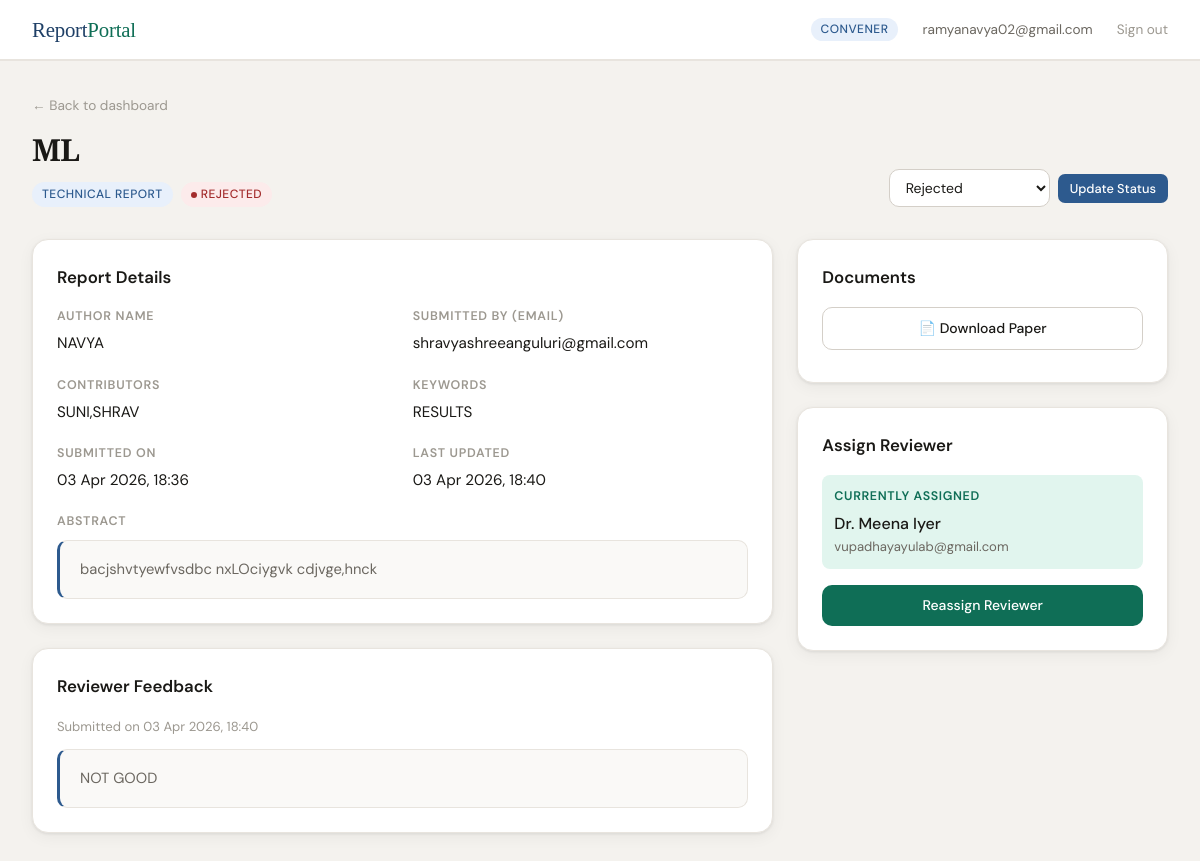
The page /convener/report/2/ (signed in) on the database its author committed.
### accounts/models.py (models this page shows, shortened)
class User(AbstractBaseUser, PermissionsMixin):
    ROLE_CHOICES = [
        ('author', 'Author'),
        ('convener', 'Convener'),
        ('reviewer', 'Reviewer'),
    ]
    email = models.EmailField(unique=True)
    full_name = models.CharField(max_length=200, blank=True)
    role = models.CharField(max_length=20, choices=ROLE_CHOICES, default='author')
    is_active = models.BooleanField(default=True)
    is_staff = models.BooleanField(default=False)
    date_joined = models.DateTimeField(auto_now_add=True)
    otp = models.CharField(max_length=6, blank=True, null=True)
    otp_created_at = models.DateTimeField(blank=True, null=True)
    objects = UserManager()
    USERNAME_FIELD = 'email'
    REQUIRED_FIELDS = []
    class Meta:
        verbose_name = 'User'

### reports/models.py (models this page shows, shortened)
class Report(models.Model):
    REPORT_TYPE_CHOICES = [
        ('technical', 'Technical Report'),
        ('verification', 'Verification Report'),
        ('research', 'Research Report'),
    ]
    STATUS_CHOICES = [
        ('submitted', 'Submitted'),
        ('under_review', 'Under Review'),
        ('revision_required', 'Revision Required'),
        ('accepted', 'Accepted'),
        ('rejected', 'Rejected'),
    ]
    author = models.ForeignKey(User, on_delete=models.CASCADE, related_name='reports')
    report_type = models.CharField(max_length=30, choices=REPORT_TYPE_CHOICES)
    title = models.CharField(max_length=300)
    author_name = models.CharField(max_length=200)
    contributors = models.TextField(blank=True, help_text='Comma-separated contributor names')
    abstract = models.TextField()
    keywords = models.CharField(max_length=500)
    plagiarism_doc = models.FileField(upload_to='plagiarism/', null=True, blank=True)
    paper_doc = models.FileField(upload_to='papers/')
    status = models.CharField(max_length=30, choices=STATUS_CHOICES, default='submitted')
    submitted_at = models.DateTimeField(auto_now_add=True)
    updated_at = models.DateTimeField(auto_now=True)
    convener_notes = models.TextField(blank=True)
    assigned_reviewer = models.ForeignKey(
        User, on_delete=models.SET_NULL, null=True, blank=True,
        related_name='assigned_reports'
    )
    reviewer_feedback = models.TextField(blank=True)
    reviewed_at = models.DateTimeField(null=True, blank=True)
    class Meta:
        ordering = ['-submitted_at']

### reports/views.py (the view)
        def wrapper(request, *args, **kwargs):
            if not request.user.is_authenticated:
                return redirect('login')
            if request.user.role not in roles:
                messages.error(request, 'Access denied.')
                return redirect('dashboard')
            return view_func(request, *args, **kwargs)

### reports/views.py (called while the page is built)
def role_required(*roles):
    def decorator(view_func):
        def wrapper(request, *args, **kwargs):
            if not request.user.is_authenticated:
                return redirect('login')
            if request.user.role not in roles:
                messages.error(request, 'Access denied.')
                return redirect('dashboard')
            return view_func(request, *args, **kwargs)
        return wrapper
    return decorator

@login_required
@role_required('convener')
def report_detail_convener(request, report_id):
    report = get_object_or_404(Report, id=report_id)
    reviewers = User.objects.filter(role='reviewer')
    return render(request, 'reports/report_detail_convener.html', {
        'report': report,
        'reviewers': reviewers,
    })

### templates/reports/report_detail_convener.html (shortened to what this page needs)
{% extends 'base.html' %}
{% block content %}
<div class="page-header" style="display:flex;justify-content:space-between;align-items:flex-end;flex-wrap:wrap;gap:1rem;">
  <div>
    <a href="{% url 'convener_dashboard' %}" style="font-size:0.85rem;color:var(--text3);">← Back to dashboard</a>
    <h1 style="margin-top:0.5rem;">{{ report.title }}</h1>
    <div style="display:flex;gap:8px;margin-top:0.5rem;align-items:center;">
      <span class="badge badge-blue">{{ report.get_report_type_display }}</span>
      {% if report.status == 'submitted' %}<span class="badge badge-blue"><span class="badge-dot"></span>Submitted</span>
      {% elif report.status == 'under_review' %}<span class="badge badge-amber"><span class="badge-dot"></span>Under Review</span>
      {% elif report.status == 'accepted' %}<span class="badge badge-green"><span class="badge-dot"></span>Accepted</span>
      {% elif report.status == 'revision_required' %}<span class="badge badge-coral"><span class="badge-dot"></span>Revision Needed</span>
      {% elif report.status == 'rejected' %}<span class="badge badge-red"><span class="badge-dot"></span>Rejected</span>
      {% endif %}
    </div>
  </div>
  <form method="post" action="{% url 'update_status' report.id %}" style="display:flex;gap:8px;align-items:center;">
    <select name="status" style="width:auto;padding:8px 12px;font-size:0.875rem;">
      <option value="rejected" {% if report.status == 'rejected' %}selected{% endif %}>Rejected</option>
    </select>
    <button type="submit" class="btn btn-primary btn-sm">Update Status</button>
  </form>
</div>
<div style="display:grid;grid-template-columns:2fr 1fr;gap:1.5rem;align-items:start;">
  <div>
    <div class="card" style="margin-bottom:1.5rem;">
      <div class="card-title">Report Details</div>
      <div class="detail-grid" style="margin-bottom:1.25rem;">
        <div class="detail-item"><label>Author Name</label><p>{{ report.author_name }}</p></div>
        <div class="detail-item"><label>Submitted By (Email)</label><p>{{ report.author.email }}</p></div>
        <div class="detail-item"><label>Contributors</label><p>{{ report.contributors|default:"—" }}</p></div>
        <div class="detail-item"><label>Keywords</label><p>{{ report.keywords }}</p></div>
        <div class="detail-item"><label>Submitted On</label><p>{{ report.submitted_at|date:"d M Y, H:i" }}</p></div>
        <div class="detail-item"><label>Last Updated</label><p>{{ report.updated_at|date:"d M Y, H:i" }}</p></div>
      </div>
      <div>
        <label style="font-size:0.78rem;font-weight:600;color:var(--text3);text-transform:uppercase;letter-spacing:0.06em;">Abstract</label>
        <div class="abstract-box">{{ report.abstract }}</div>
      </div>
    </div>
    {% if report.reviewer_feedback %}
    <div class="card" style="margin-bottom:1.5rem;">
      <div class="card-title">Reviewer Feedback</div>
      {% if report.reviewed_at %}<p style="font-size:0.82rem;color:var(--text3);margin-bottom:0.75rem;">Submitted on {{ report.reviewed_at|date:"d M Y, H:i" }}</p>{% endif %}
      <div class="abstract-box">{{ report.reviewer_feedback }}</div>
    </div>
    {% endif %}
  </div>
  <div>
    <div class="card" style="margin-bottom:1.5rem;">
      <div class="card-title">Documents</div>
      {% if report.paper_doc %}
      <a href="{{ report.paper_doc.url }}" target="_blank" class="btn btn-outline" style="width:100%;margin-bottom:8px;justify-content:center;">📄 Download Paper</a>
      {% endif %}
    </div>
    <div class="card">
      <div class="card-title">Assign Reviewer</div>
      {% if report.assigned_reviewer %}
      <div style="background:var(--teal-light,#e1f5ee);border-radius:8px;padding:12px;margin-bottom:1rem;">
        <div style="font-size:0.78rem;color:var(--teal);text-transform:uppercase;letter-spacing:0.05em;font-weight:600;">Currently Assigned</div>
        <div style="font-weight:500;margin-top:4px;">{{ report.assigned_reviewer.full_name|default:report.assigned_reviewer.email }}</div>
        <div style="font-size:0.82rem;color:var(--text2);">{{ report.assigned_reviewer.email }}</div>
      </div>
      {% endif %}
      <a href="{% url 'assign_reviewer' report.id %}" class="btn btn-teal" style="width:100%;justify-content:center;">
        {% if report.assigned_reviewer %}Reassign Reviewer{% else %}Assign Reviewer{% endif %}
      </a>
    </div>
  </div>
</div>
{% endblock %}

### templates/base.html (shortened to what this page needs)
<!DOCTYPE html>
<html lang="en">
<head>
</head>
<body>
{% if user.is_authenticated %}
<nav class="nav">
  <div class="nav-brand">Report<span>Portal</span></div>
  <div class="nav-right">
    <span class="nav-role">{{ user.role }}</span>
    <span class="nav-user">{{ user.full_name|default:user.email }}</span>
    <a href="{% url 'logout' %}" class="nav-logout">Sign out</a>
  </div>
</nav>
{% endif %}
<div class="page">
  {% block content %}{% endblock %}
</div>
</body>
</html>

### templates/base.html (style rules this page uses)
:root { --bg: #f4f2ee; --surface: #ffffff; --surface2: #faf9f7; --border: #e8e4de; --border2: #d4cfc8; --text: #1a1916; --text2: #6b6760; --text3: #9c9890; --accent: #2d5a8e; --accent-light: #e8f0fb; --accent-dark: #1e3f66; --teal: #0f6e56; --teal-light: #e1f5ee; --amber: #ba7517; --amber-light: #faeeda; --red: #a32d2d; --red-light: #fcebeb; --green: #3b6d11; --green-light: #eaf3de; --coral: #993c1d; --coral-light: #faece7; --radius: 10px; --radius-lg: 16px; --shadow: 0 1px 3px rgba(0,0,0,0.08), 0 4px 16px rgba(0,0,0,0.05); --shadow-lg: 0 8px 32px rgba(0,0,0,0.1); }
*, *::before, *::after { box-sizing: border-box; margin: 0; padding: 0; }
body { font-family: 'DM Sans', sans-serif; background: var(--bg); color: var(--text); line-height: 1.6; min-height: 100vh; }
a { color: var(--accent); text-decoration: none; }
.nav { background: var(--surface); border-bottom: 1px solid var(--border); padding: 0 2rem; display: flex; align-items: center; justify-content: space-between; height: 60px; position: sticky; top: 0; z-index: 100; box-shadow: 0 1px 0 var(--border); }
.nav-brand { font-family: 'Playfair Display', serif; font-size: 1.3rem; color: var(--accent-dark); letter-spacing: -0.01em; }
.nav-brand span { color: var(--teal); }
.nav-right { display: flex; align-items: center; gap: 1.5rem; }
.nav-user { font-size: 0.85rem; color: var(--text2); }
.nav-role { background: var(--accent-light); color: var(--accent); font-size: 0.75rem; font-weight: 500; padding: 2px 10px; border-radius: 20px; text-transform: uppercase; letter-spacing: 0.04em; }
.nav-logout { font-size: 0.85rem; color: var(--text3); transition: color 0.2s; }
.page { max-width: 1200px; margin: 0 auto; padding: 2rem; }
.page-header { margin-bottom: 2rem; }
.page-header h1 { font-family: 'Playfair Display', serif; font-size: 1.9rem; color: var(--text); font-weight: 700; letter-spacing: -0.02em; }
.card { background: var(--surface); border: 1px solid var(--border); border-radius: var(--radius-lg); padding: 1.5rem; box-shadow: var(--shadow); }
.card-title { font-size: 1.05rem; font-weight: 600; color: var(--text); margin-bottom: 1rem; }
.badge { display: inline-flex; align-items: center; gap: 4px; font-size: 0.75rem; font-weight: 500; padding: 3px 10px; border-radius: 20px; text-transform: uppercase; letter-spacing: 0.04em; }
.badge-blue { background: var(--accent-light); color: var(--accent); }
.badge-red { background: var(--red-light); color: var(--red); }
.badge-dot { width: 6px; height: 6px; border-radius: 50%; background: currentColor; }
.btn { display: inline-flex; align-items: center; gap: 6px; font-family: 'DM Sans', sans-serif; font-size: 0.875rem; font-weight: 500; padding: 9px 18px; border-radius: var(--radius); border: none; cursor: pointer; transition: all 0.2s; text-decoration: none; }
.btn-primary { background: var(--accent); color: white; }
.btn-teal { background: var(--teal); color: white; }
.btn-outline { background: transparent; color: var(--text); border: 1px solid var(--border2); }
.btn-sm { font-size: 0.8rem; padding: 6px 12px; border-radius: 7px; }
label { display: block; font-size: 0.85rem; font-weight: 500; color: var(--text2); margin-bottom: 0.4rem; text-transform: uppercase; letter-spacing: 0.04em; }
input[type=text], input[type=email], input[type=password], textarea, select, input[type=file] { width: 100%; padding: 10px 14px; border: 1.5px solid var(--border2); border-radius: var(--radius); font-family: 'DM Sans', sans-serif; font-size: 0.95rem; background: var(--surface); color: var(--text); transition: border 0.2s; outline: none; }
.detail-grid { display: grid; grid-template-columns: 1fr 1fr; gap: 1.25rem; }
.detail-item label { font-size: 0.78rem; font-weight: 600; color: var(--text3); text-transform: uppercase; letter-spacing: 0.06em; margin-bottom: 4px; display: block; }
.detail-item p { color: var(--text); font-size: 0.95rem; }
.abstract-box { background: var(--surface2); border: 1px solid var(--border); border-left: 3px solid var(--accent); border-radius: var(--radius); padding: 1rem 1.25rem; font-size: 0.92rem; line-height: 1.7; color: var(--text2); margin-top: 0.5rem; }

### rows shown on the page
User: role "CONVENER", full_name "ramyanavya02@gmail.com"
Report: title "ML", report_type "TECHNICAL REPORT", status "Rejected", author_name "NAVYA", author.email "shravyashreeanguluri@gmail.com", contributors "SUNI,SHRAV", keywords "RESULTS", submitted_at "03 Apr 2026, 18:36", updated_at "03 Apr 2026, 18:40", abstract "bacjshvtyewfvsdbc nxLOciygvk cdjvge,hnck", reviewed_at "03 Apr 2026, 18:40", reviewer_feedback "NOT GOOD", assigned_reviewer.full_name "Dr. Meena Iyer", assigned_reviewer.email "vupadhayayulab@gmail.com"
